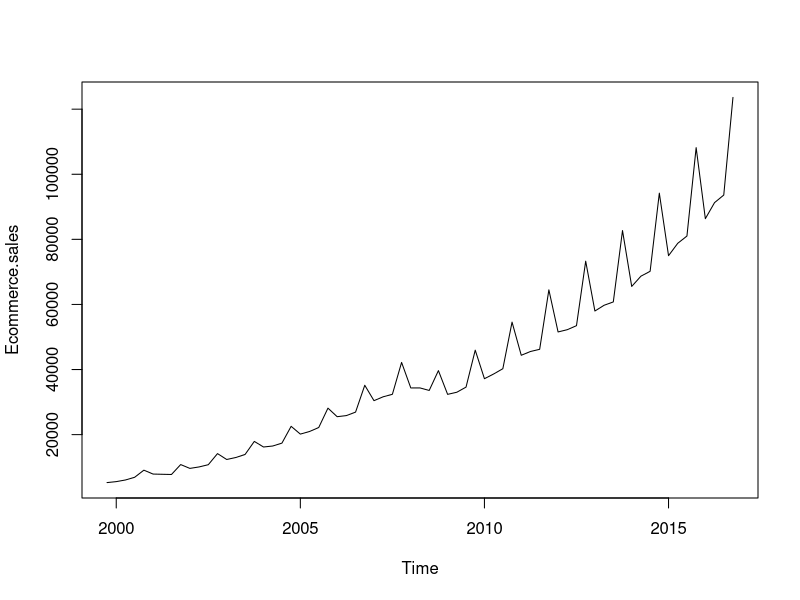
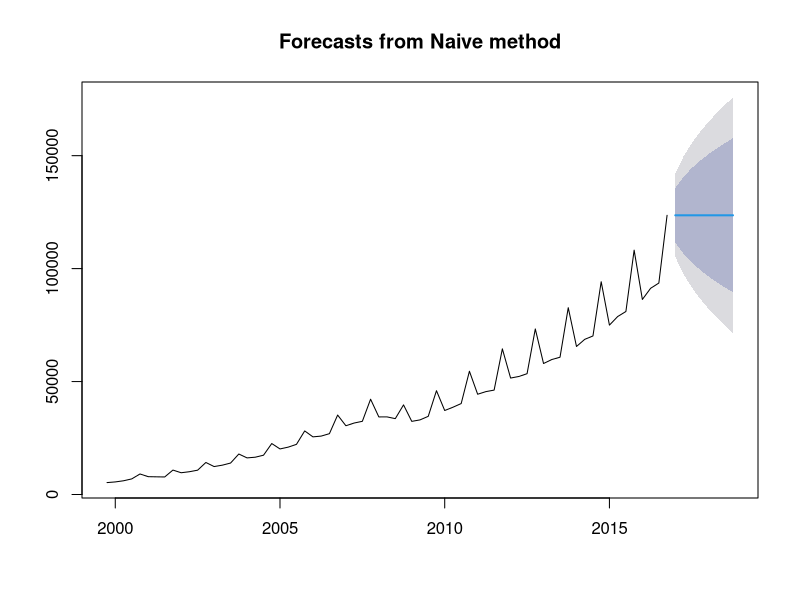
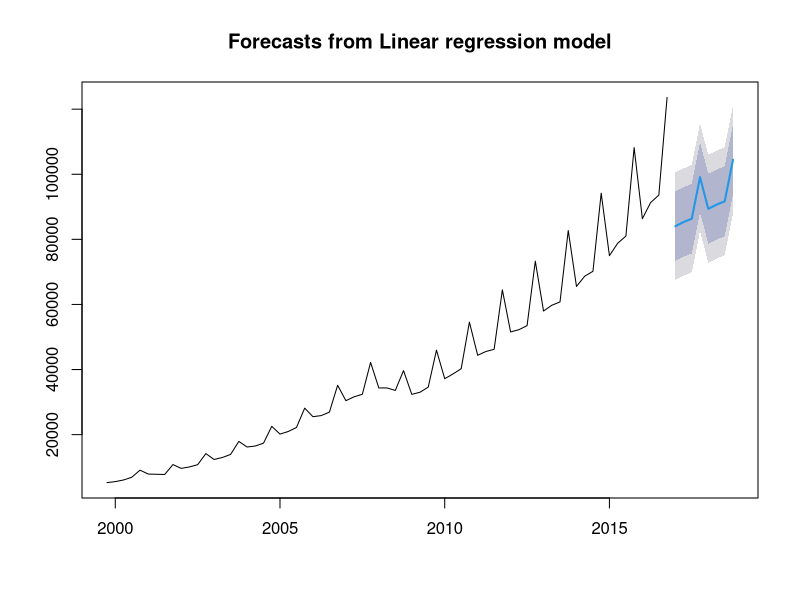
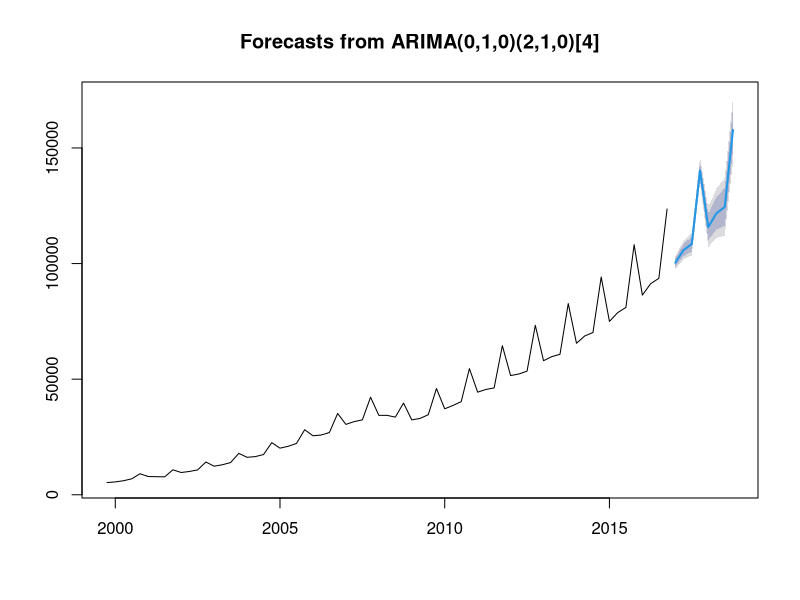

Write R code to recreate these figures, in order.
## ---- chunk 1
knitr::opts_chunk$set(echo = TRUE)
## ---- chunk 2
df <- read.csv("ecommerce.csv")
series <- ts(df, frequency=4, start=c(1999,4))
plot(series)
## ---- chunk 3
require(forecast)
fcast_naive <- naive(series, h=8)
## ---- chunk 4
plot(fcast_naive)
## ---- chunk 5
model_linear <- tslm(series ~ trend + season)
fcast_linear <- forecast(model_linear, h=8)
plot(fcast_linear)
## ---- chunk 6
fcast_linear_residuals <- fcast_linear$residuals
## ---- chunk 7
model_arima <- auto.arima(series)
fcast_arima <- forecast(model_arima, h=8)
plot(fcast_arima)
## ---- chunk 8
fcast_arima_summary <- summary(fcast_arima)
## ---- chunk 9
fcast_arima_summary[["Point Forecast"]][8]
fcast_arima_summary[["Lo 95"]][8]
fcast_arima_summary[["Hi 95"]][8]
## ---- chunk 10
fcast_arima_residuals <- fcast_arima$residuals
## ---- chunk 11
dm.test(fcast_linear_residuals, fcast_arima_residuals, alternative = "greater")
